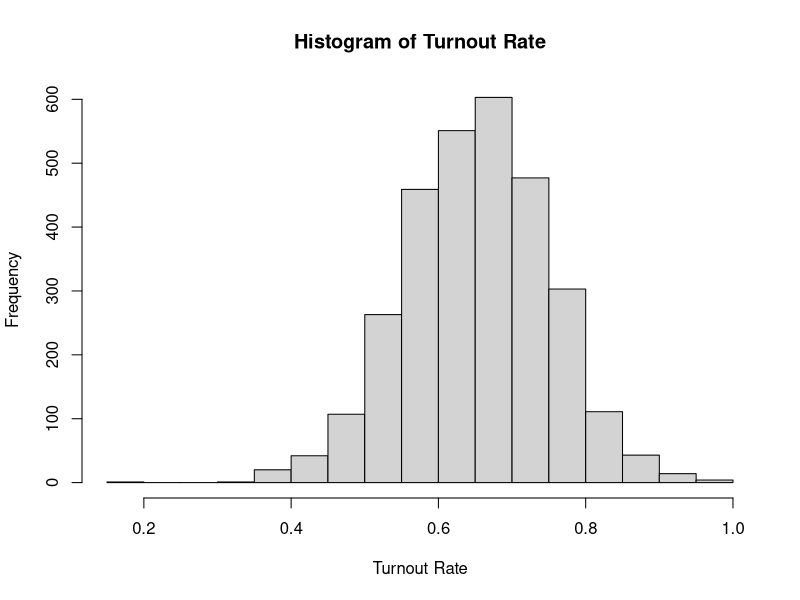
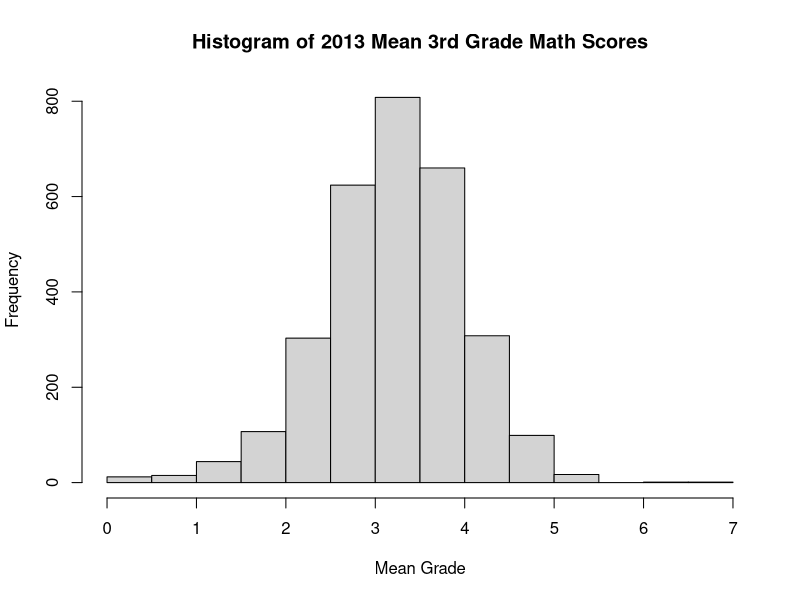
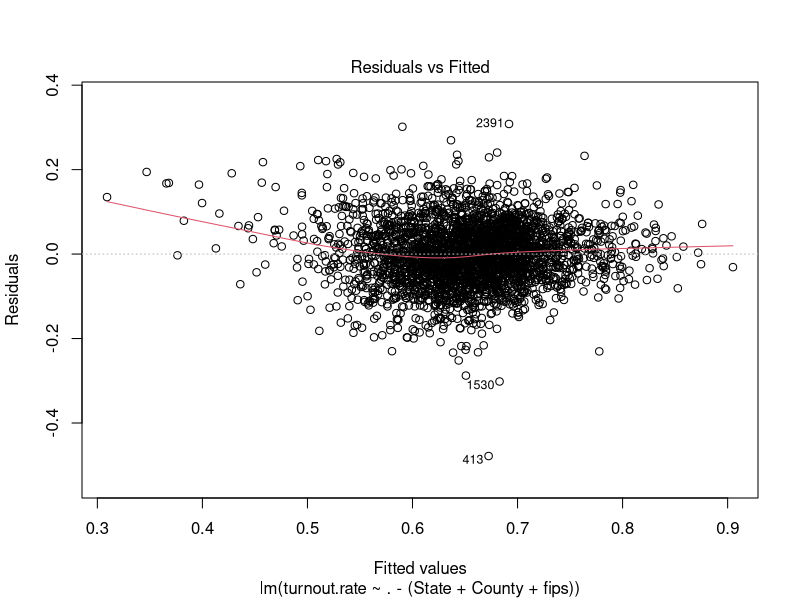
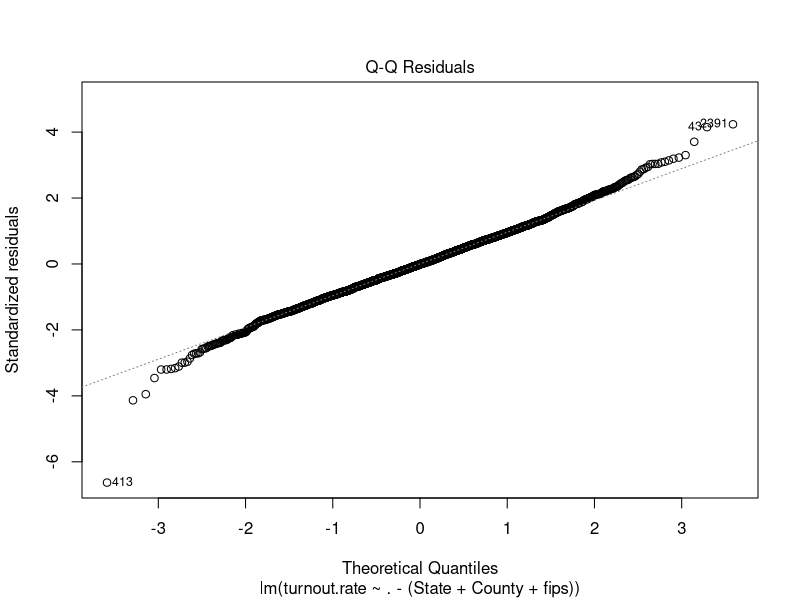

These charts were generated, in order, by the following R code:
## ---- chunk 1
rm(list = ls())
require(readr)
require(tidyr)
require(dplyr)
require(knitr)
## ---- chunk 2
data <- read.csv("../data/processed/data.csv")
head(data)
## ---- chunk 3
predictors <- names(data)[!(names(data) %in% c('State', 'County', 'fips'))]
summary_table <- data.frame()

for (predictor in predictors) {
  column <- data[[predictor]]
  num_missing <- sum(is.na(column))
  mean_var <- mean(column, na.rm = TRUE)
  median_var <- median(column, na.rm = TRUE)
  sd_var <- sd(column, na.rm = TRUE)
  iqr_var <- IQR(column, na.rm = TRUE)
  min_var <- min(column, na.rm = TRUE)
  max_var <- max(column, na.rm = TRUE)

  summary_table <- rbind(summary_table, data.frame(
    Variable = predictor,
    Missing = num_missing,
    Mean = round(mean_var, 2),
    Median = round(median_var, 2),
    SD = round(sd_var, 2),
    IQR = round(iqr_var, 2),
    Min = round(min_var, 2),
    Max = round(max_var, 2)
  ))
}

kable(summary_table)

dim(data)
## ---- chunk 4
data <- select(data, -ln_wage_growth_hs_grad)
data <- subset(data, apply(data, 1, FUN = function(x) {!any(is.na(x))}))
dim(data)
## ---- chunk 5
data <- data %>%
  mutate(turnout.rate = case_when(
    turnout.rate > 1 ~ 1,
    .default = turnout.rate
  ))
hist(data$turnout.rate, main = 'Histogram of Turnout Rate', xlab = 'Turnout Rate')
## ---- chunk 6
data <- data %>%
  mutate(gsmn_math_g3_2013 = case_when(
    gsmn_math_g3_2013 < 0 ~ 0,
    .default = gsmn_math_g3_2013
  ))
hist(data$gsmn_math_g3_2013, main = 'Histogram of 2013 Mean 3rd Grade Math Scores', xlab = 'Mean Grade')
## ---- chunk 7
lm_model <- lm(turnout.rate ~ . - (State + County + fips), data = data)
summary(lm_model)
plot(lm_model, c(1, 2))
